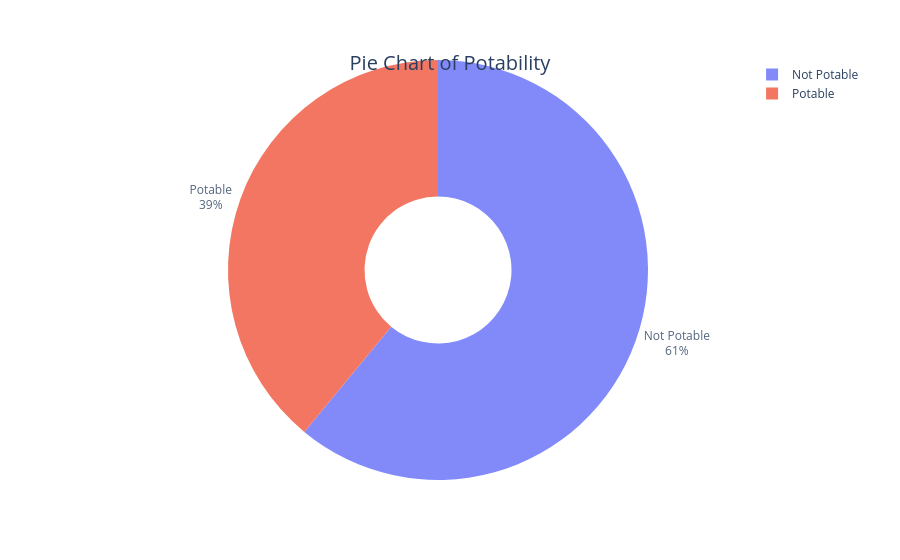

The notebook cell this image was saved under:
### Code cell
# dependent variable analysis
d = pd.DataFrame(df['Potability'].value_counts())

fig = px.pie(
    d, 
    values='count', 
    names=["Not Potable", "Potable"], 
    hole=0.35, 
    opacity=0.8, 
    labels={"count": "Number of Samples"}
)
fig.update_layout(title=dict(text="Pie Chart of Potability", x=0.5, y=0.9, font=dict(size=20)))
fig.update_traces(textposition="outside", textinfo="percent+label")
fig.show()
fig.write_html("potability_pie_chart.html")

### Figure 1 — Plotly figure (JSON) as saved in the notebook; plotly's stock layout.template omitted (floating-point values rounded to 4 significant figures)
{"data": [{"domain": {"x": [0, 1], "y": [0, 1]}, "hole": 0.35, "hovertemplate": "label=%{label}<br>Number of Samples=%{value}<extra></extra>", "labels": ["Not Potable", "Potable"], "legendgroup": "", "name": "", "opacity": 0.8, "showlegend": true, "textinfo": "percent+label", "textposition": "outside", "type": "pie", "values": [1998, 1278]}], "layout": {"legend": {"tracegroupgap": 0}, "margin": {"t": 60}, "title": {"font": {"size": 20}, "text": "Pie Chart of Potability", "x": 0.5, "y": 0.9}}}
